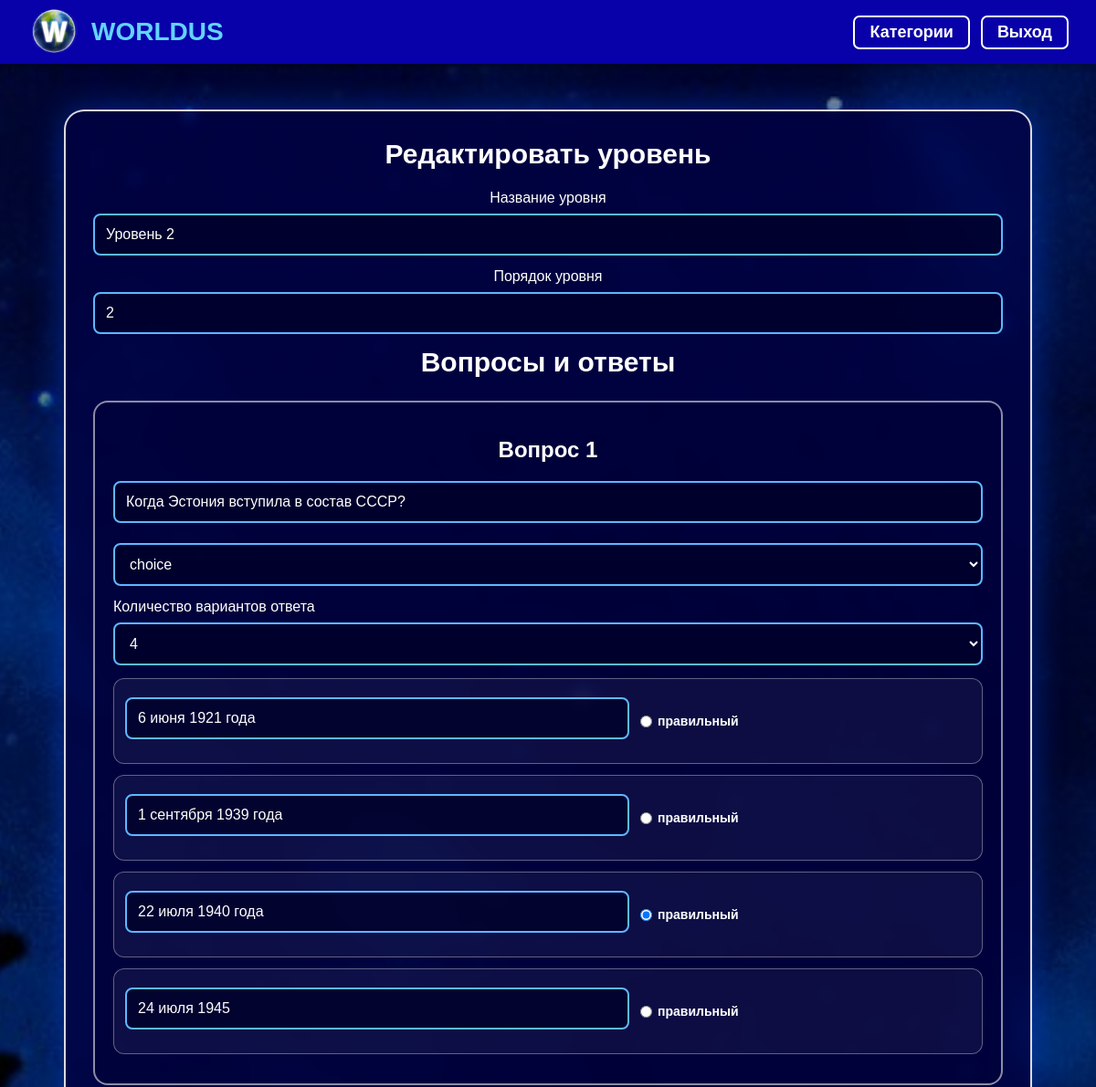
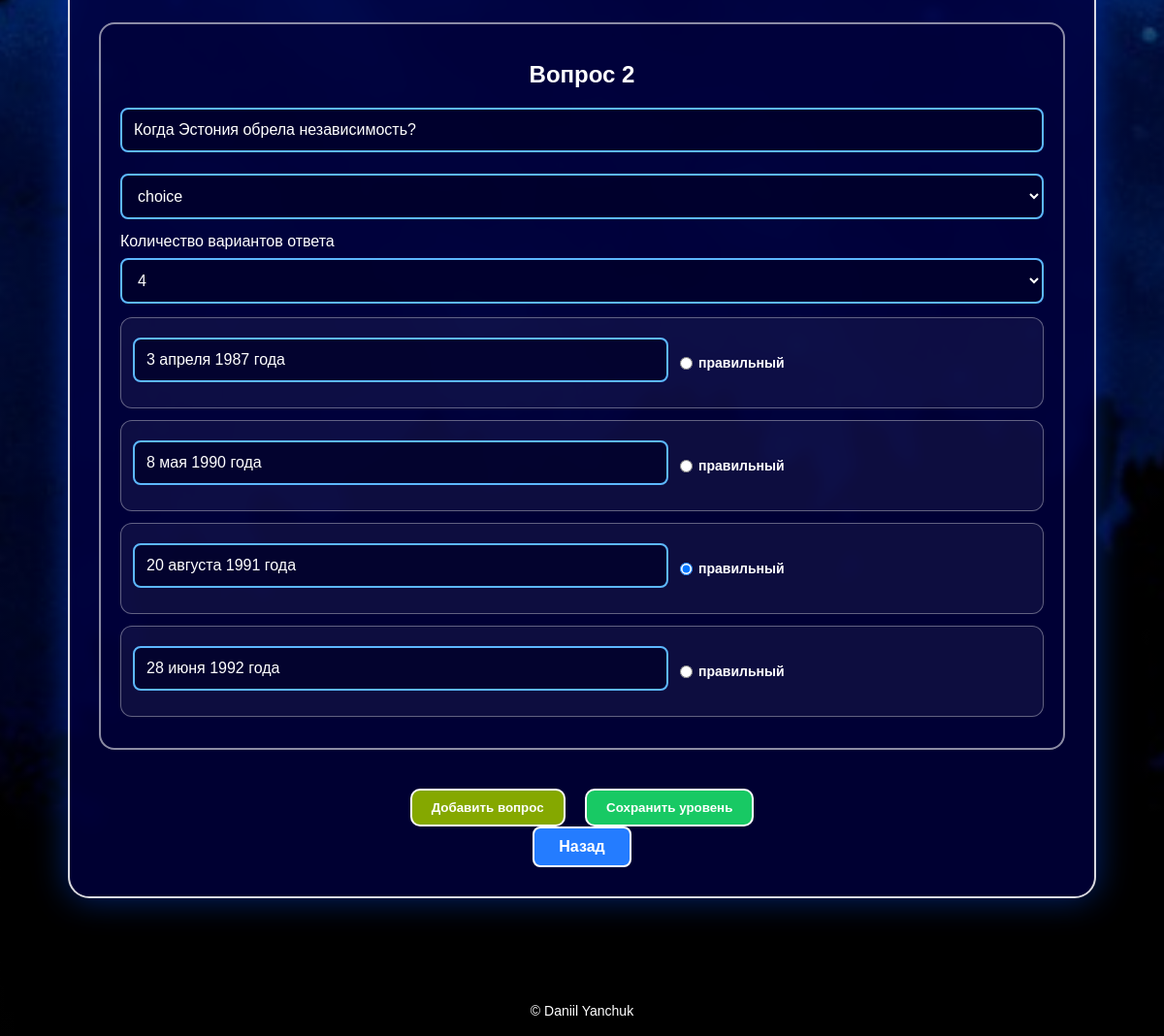
/edit_levels.php?id=2 (signed in), run on the app's committed database (2 pictures, top to bottom).
### tables this page shows
CREATE TABLE `levels` (
  `id` int(11) NOT NULL,
  `category_id` int(11) DEFAULT NULL,
  `title` varchar(100) DEFAULT NULL,
  `level_order` int(11) DEFAULT NULL,
  `required_level` int(11) DEFAULT NULL
);

CREATE TABLE `questions` (
  `id` int(11) NOT NULL,
  `level_id` int(11) DEFAULT NULL,
  `question_text` text DEFAULT NULL,
  `image` varchar(255) DEFAULT NULL,
  `type` enum('input','choice','image') DEFAULT 'choice'
);

CREATE TABLE `answers` (
  `id` int(11) NOT NULL,
  `question_id` int(11) DEFAULT NULL,
  `answer_text` varchar(255) DEFAULT NULL,
  `image` varchar(255) DEFAULT NULL,
  `is_correct` tinyint(1) DEFAULT NULL
);

### edit_levels.php (the view, shortened to what this page needs)
<?php
include "config/db.php";
include "includes/header.php";
$level_id = isset($_GET['id']) ? (int)$_GET['id'] : 0;
$level_result = $conn->query("
    SELECT *
    FROM levels
    WHERE id = $level_id
    LIMIT 1
");
$level = $level_result->fetch_assoc();
$category_id = (int)$level['category_id'];
$questions_result = $conn->query("
    SELECT *
    FROM questions
    WHERE level_id = $level_id
    ORDER BY id ASC
");
$questions = [];
while ($q = $questions_result->fetch_assoc()) {
    $qid = (int)$q['id'];
    $answers_result = $conn->query("
        SELECT *
        FROM answers
        WHERE question_id = $qid
        ORDER BY id ASC
    ");
    $q['answers'] = [];
    while ($a = $answers_result->fetch_assoc()) {
        $q['answers'][] = $a;
    }
    $questions[] = $q;
}
?>
<div class="admin-page">
    <div class="admin-add-box">
        <h2>Редактировать уровень</h2>
        <form method="POST" enctype="multipart/form-data">
            <label>Название уровня</label>
            <input type="text" name="title" value="<?= htmlspecialchars($level['title']) ?>" required>
            <label>Порядок уровня</label>
            <input type="number" name="level_order" value="<?= (int)$level['level_order'] ?>" required>
            <h2>Вопросы и ответы</h2>
            <div id="questionsBox">
                <?php foreach ($questions as $index => $question): ?>
                    <?php
                    $answer_count = count($question['answers']);
                    ?>
                    <div class="question-edit-block">
                        <h3>Вопрос <?= $index + 1 ?></h3>
                        <input
                            type="text"
                            name="question_text[]"
                            value="<?= htmlspecialchars($question['question_text']) ?>"
                            placeholder="Текст вопроса"
                        >
                        <select name="question_type[]" class="admin-select question-type-select" onchange="toggleQuestionType(this)">
                            <option value="choice" <?= $question['type'] == 'choice' ? 'selected' : '' ?>>choice</option>
                        </select>
                        <div class="variants-section">
                            <label>Количество вариантов ответа</label>
                            <select name="answer_count[]" class="admin-select answer-count-select" onchange="toggleAnswerCount(this)">
                                <option value="4" <?= $answer_count == 4 ? 'selected' : '' ?>>4</option>
                            </select>
                            <?php for ($i = 0; $i < 4; $i++): ?>
                                <div class="answer-edit-row" data-answer-index="<?= $i ?>">
                                    <div class="choice-answer-field">
                                        <input
                                            type="text"
                                            name="answer_text[<?= $index ?>][]"
                                            placeholder="Ответ <?= $i + 1 ?>"
                                            value="<?= htmlspecialchars($question['answers'][$i]['answer_text'] ?? '') ?>"
                                        >
                                    </div>
                                    <label>
                                        <input
                                            type="radio"
                                            name="correct_answer[<?= $index ?>]"
                                            value="<?= $i ?>"
                                            <?= !empty($question['answers'][$i]['is_correct']) ? 'checked' : '' ?>
                                        >
                                        правильный
                                    </label>
                                </div>
                            <?php endfor; ?>
                        </div>
                    </div>
                <?php endforeach; ?>
            </div>
            <button type="button" class="admin-edit-btn" onclick="addQuestion()">
                Добавить вопрос
            </button>
            <button type="submit" name="save_level" class="admin-add-btn">
                Сохранить уровень
            </button>
        </form>
        <a href="levels.php?category=<?= $category_id ?>" class="btn blue">Назад</a>
    </div>
</div>
<?php include "includes/footer.php"; ?>

### assets/css/style.css (style rules this page uses)
* { margin: 0; padding: 0; box-sizing: border-box; font-family: Arial, Helvetica, sans-serif; }
body { min-height: 100vh; color: white; background: linear-gradient(rgba(0,0,0,0.45), rgba(0,0,0,0.65)), url("../images/bc.jpg") center/cover fixed no-repeat; }
.btn { display: inline-block; padding: 10px 25px; border-radius: 8px; color: white; text-decoration: none; font-weight: bold; border: 2px solid white; cursor: pointer; transition: 0.3s; }
.blue { background: #247cff; }
form input, form select { width: 80%; max-width: 400px; padding: 12px; margin: 10px 0; border-radius: 8px; border: 2px solid #5db8ff; background: rgba(0,0,40,0.65); color: white; font-size: 16px; }
form input::placeholder { color: rgba(255,255,255,0.75); }
.admin-page { width: 100%; max-width: 1100px; margin: 0 auto; padding: 50px 20px; }
.admin-add-box { width: 100%; background: rgba(0, 0, 70, 0.72); border: 2px solid rgba(255,255,255,0.85); border-radius: 22px; padding: 30px; text-align: center; backdrop-filter: blur(6px); box-shadow: 0 0 35px rgba(0, 80, 255, 0.45); }
.admin-add-box h2 { margin-bottom: 22px; font-size: 30px; }
.admin-add-box h3 { margin: 18px 0 12px; }
.admin-add-box form { width: 100%; }
.admin-add-box input[type="text"], .admin-add-box input[type="number"], .admin-add-box input[type="file"], .admin-add-box select { width: 100%; max-width: none; padding: 12px; margin: 8px 0 14px; border-radius: 8px; border: 2px solid #5db8ff; background: rgba(0,0,40,0.75); color: white; font-size: 16px; }
.admin-select { width: 100%; padding: 10px; margin-bottom: 12px; border-radius: 8px; border: 2px solid white; background: rgba(0,0,50,0.75); color: white; font-size: 16px; }
.question-edit-block { margin: 25px 0; padding: 20px; border: 2px solid rgba(255,255,255,0.55); border-radius: 16px; background: rgba(0,0,55,0.6); text-align: left; }
.question-edit-block h3 { text-align: center; font-size: 24px; }
.answer-edit-row { display: grid; grid-template-columns: 1fr 220px 130px; align-items: center; gap: 12px; margin-bottom: 12px; padding: 12px; border: 1px solid rgba(255,255,255,0.35); border-radius: 12px; background: rgba(255,255,255,0.05); }
.answer-edit-row label { display: flex; align-items: center; gap: 6px; font-size: 14px; font-weight: bold; }
.answer-edit-row input[type="radio"] { width: auto; margin: 0; }
.admin-add-btn, .admin-edit-btn { display: inline-block; margin: 15px 8px 0; padding: 10px 20px; border: 2px solid white; border-radius: 10px; color: white; font-weight: bold; cursor: pointer; transition: 0.3s; }
.admin-add-btn { background: #18c964; }
.admin-edit-btn { background: #85a800; }

### data on the page
levels: title "Уровень 2", level_order "2"
questions: question_text "Когда Эстония вступила в состав СССР?", type "choice"
answers: answer_text "6 июня 1921 года"
answers: answer_text "1 сентября 1939 года"
answers: answer_text "22 июля 1940 года"
answers: answer_text "24 июля 1945"
questions: question_text "Когда Эстония обрела независимость?", type "choice"
answers: answer_text "3 апреля 1987 года"
answers: answer_text "8 мая 1990 года"
answers: answer_text "20 августа 1991 года"
answers: answer_text "28 июня 1992 года"
